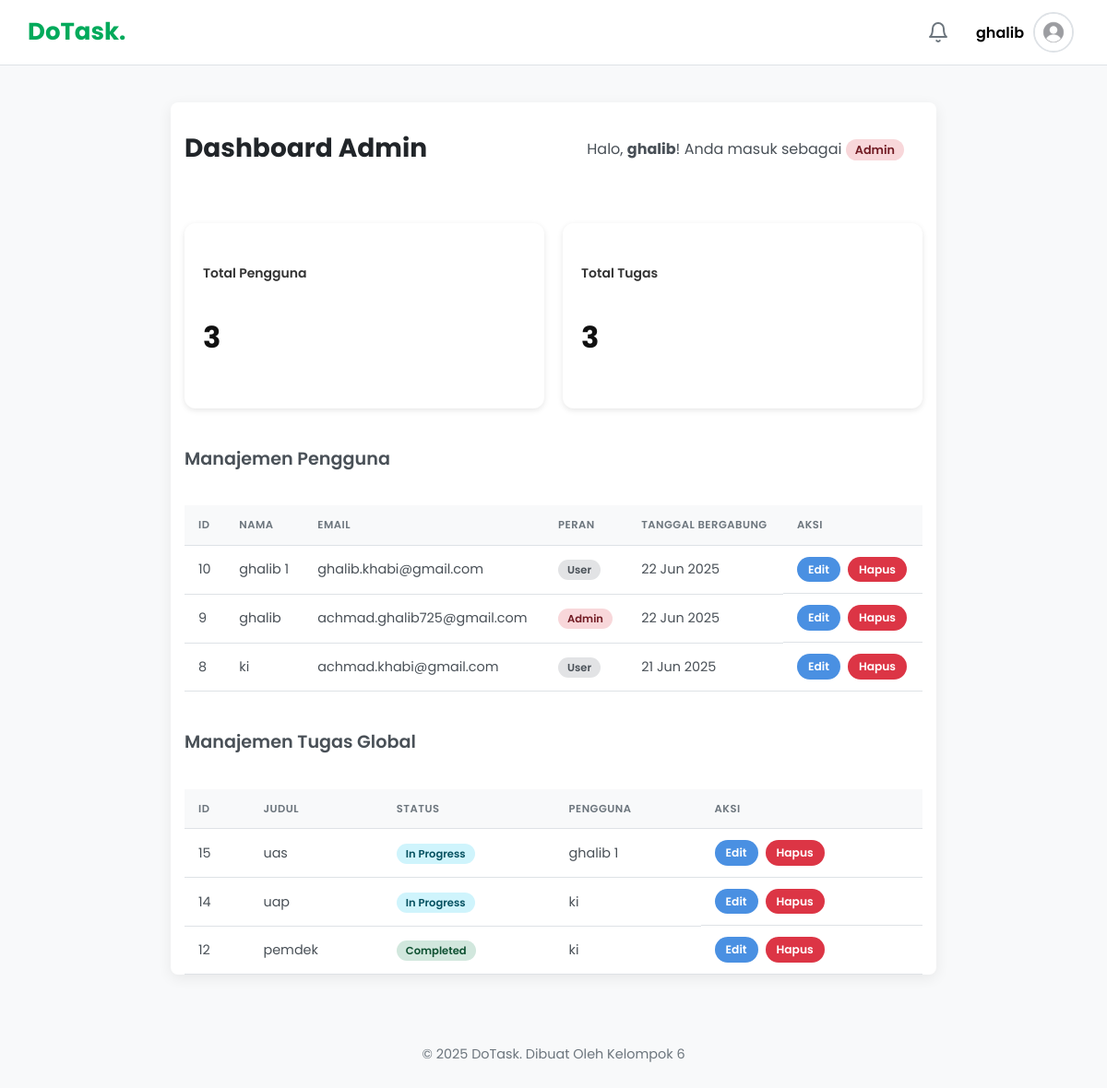
/admin_dashboard.php (signed in), run on the app's committed database.
### tables this page shows
CREATE TABLE `users` (
  `id` int(11) NOT NULL,
  `name` varchar(255) NOT NULL,
  `email` varchar(255) NOT NULL,
  `password` varchar(255) NOT NULL,
  `profile_picture` varchar(255) DEFAULT 'default.png',
  `role` enum('user','admin') NOT NULL DEFAULT 'user',
  `created_at` timestamp NOT NULL DEFAULT current_timestamp()
);

CREATE TABLE `tasks` (
  `id` int(11) NOT NULL,
  `title` varchar(255) NOT NULL,
  `description` text DEFAULT NULL,
  `status` enum('pending','in_progress','completed') NOT NULL DEFAULT 'pending',
  `due_date` datetime DEFAULT NULL,
  `creator_id` int(11) NOT NULL,
  `created_at` timestamp NOT NULL DEFAULT current_timestamp()
);

### admin_dashboard.php (the view, shortened to what this page needs)
<?php
require 'config.php';
$users_result = mysqli_query($conn, "SELECT id, name, email, role, created_at FROM users ORDER BY created_at DESC");
$tasks_result = mysqli_query($conn, "SELECT tasks.id, tasks.title, tasks.status, users.name AS creator_name
                                     FROM tasks JOIN users ON tasks.creator_id = users.id
                                     ORDER BY tasks.created_at DESC");
$total_users = mysqli_num_rows($users_result);
$total_tasks = mysqli_num_rows($tasks_result);
require 'templates/header.php';
?>
<div class="main-content">
    <div class="content-header">
        <h3>Dashboard Admin</h3>
        <p>Halo, <strong><?php echo htmlspecialchars($_SESSION['user_name']); ?></strong>! Anda masuk sebagai <span class="role-badge role-admin">Admin</span></p>
    </div>
    <div class="dashboard-row">
        <div class="dashboard-card">
            <h5>Total Pengguna</h5>
            <p style="font-size: 2rem; font-weight: bold;"><?php echo $total_users; ?> </p>
        </div>
        <div class="dashboard-card">
            <h5>Total Tugas</h5>
            <p style="font-size: 2rem; font-weight: bold;"><?php echo $total_tasks; ?> </p>
        </div>
    </div>
    <div class="admin-section">
        <h4>Manajemen Pengguna</h4>
        <div class="table-responsive">
            <table class="data-table">
                <thead>
                    <tr>
                        <th>ID</th>
                        <th>Nama</th>
                        <th>Email</th>
                        <th>Peran</th>
                        <th>Tanggal Bergabung</th>
                        <th>Aksi</th>
                    </tr>
                </thead>
                <tbody>
                    <?php mysqli_data_seek($users_result, 0); while ($user = mysqli_fetch_assoc($users_result)): ?>
                    <tr>
                        <td><?php echo $user['id']; ?></td>
                        <td><?php echo htmlspecialchars($user['name']); ?></td>
                        <td><?php echo htmlspecialchars($user['email']); ?></td>
                        <td>
                            <span class="role-badge role-<?php echo htmlspecialchars($user['role']); ?>">
                                <?php echo ucfirst($user['role']); ?>
                            </span>
                        </td>
                        <td><?php echo date('d M Y', strtotime($user['created_at'])); ?></td>
                        <td class="actions">
                            <a href="admin_edit_user.php?id=<?php echo $user['id']; ?>" class="action-btn-sm btn-edit">Edit</a>
                            <a href="admin_dashboard.php?delete_user=<?php echo $user['id']; ?>" class="action-btn-sm btn-delete" onclick="return confirm('Menghapus pengguna juga akan menghapus semua tugasnya. Lanjutkan?');">Hapus</a>
                        </td>
                    </tr>
                    <?php endwhile; ?>
                </tbody>
            </table>
        </div>
    </div>
    <div class="admin-section mt-6">
        <h4> Manajemen Tugas Global</h4>
        <div class="table-responsive">
            <table class="data-table">
                <thead>
                    <tr>
                        <th>ID</th>
                        <th>Judul</th>
                        <th>Status</th>
                        <th>Pengguna</th>
                        <th>Aksi</th>
                    </tr>
                </thead>
                <tbody>
                    <?php while ($task = mysqli_fetch_assoc($tasks_result)): ?>
                    <tr>
                        <td><?php echo $task['id']; ?></td>
                        <td><?php echo htmlspecialchars($task['title']); ?></td>
                        <td>
                            <span class="status-badge status-<?php echo $task['status']; ?>">
                                <?php echo ucwords(str_replace('_', ' ', $task['status'])); ?>
                            </span>
                        </td>
                        <td><?php echo htmlspecialchars($task['creator_name']); ?></td>
                        <td class="actions">
                            <a href="admin_edit_task.php?id=<?php echo $task['id']; ?>" class="action-btn-sm btn-edit">Edit</a>
                            <a href="admin_dashboard.php?delete_task=<?php echo $task['id']; ?>" class="action-btn-sm btn-delete" onclick="return confirm('Yakin ingin menghapus tugas ini?');">Hapus</a>
                        </td>
                    </tr>
                    <?php endwhile; ?>
                </tbody>
            </table>
        </div>
    </div>
</div>
<?php require 'templates/footer.php'; ?>

### templates/header.php (shortened to what this page needs)
<?php
require_once __DIR__ . '/../config.php';
$user_profile_picture = 'default.png';
if (isset($_SESSION['user_id'])) {
    $user_id = $_SESSION['user_id'];
$pic_query = "SELECT profile_picture FROM users WHERE id = $user_id";
$pic_result = mysqli_query($conn, $pic_query);
if ($pic_row = mysqli_fetch_assoc($pic_result)) {
    $user_profile_picture = $pic_row['profile_picture'];
} else {
    $user_profile_picture = "default.png";
}
}
?>
<!DOCTYPE html>
<html lang="id">
<head>
    <link rel="stylesheet" href="assets/css/style.css">
</head>
<body>
    <header class="app-header">
        <div class="header-container">
            <div class="logotype">
                <p>DoTask.</a>
            </div>
            <?php if (isset($_SESSION['user_id'])): ?>
                <div class="header-right-actions">
                    <a href="notifications.php" class="header-action-btn" title="Notifikasi">
                        <i data-feather="bell"></i>
                    </a>
                    <div class="profile-menu">
                        <button class="profile-toggle" id="profile-toggle-btn">
                            <span><?php echo htmlspecialchars($_SESSION['user_name']); ?></span>
                            <img src="uploads/<?php echo htmlspecialchars($user_profile_picture); ?>" alt="Profil" class="profile-avatar">
                        </button>
                    </div>
                </div>
            <?php endif; ?>
        </div>
    </header>
    <div class="main-container">

### templates/footer.php (shortened to what this page needs)
<footer class="app-footer">
        <p>&copy; <?php echo date('Y'); ?> DoTask. Dibuat Oleh Kelompok 6</p>
    </footer>
</body>
</html>

### assets/css/style.css (style rules this page uses)
:root { --primary-color: #01aa5b; --primary-hover: #018d4a; --dark-text: #212529; --body-text: #495057; --light-text: #6c757d; --light-bg: #f8f9fa; --border-color: #dee2e6; --white-color: #FFFFFF; --shadow: 0 4px 15px rgba(0, 0, 0, 0.07); --success-color: #198754; --danger-color: #dc3545; }
body { font-family: 'Poppins', sans-serif; background-color: var(--light-bg); color: var(--body-text); line-height: 1.6; margin: 0; }
.app-header { background-color: var(--white-color); border-bottom: 1px solid var(--border-color); padding: 0 30px; position: sticky; top: 0; z-index: 1000; }
.header-container { display: flex; justify-content: space-between; align-items: center; height: 70px; }
.logotype p { font-size: 26px; font-weight: 700; color: var(--primary-color); text-decoration: none; }
.profile-menu { position: relative; }
.profile-toggle { display: flex; align-items: center; background: none; border: none; cursor: pointer; padding: 6px; border-radius: 30px; transition: background-color 0.2s; }
.profile-toggle span { font-weight: 600; margin-right: 10px; }
.profile-avatar { width: 40px; height: 40px; border-radius: 50%; object-fit: cover; border: 2px solid var(--border-color); }
.main-content { max-width: 800px; margin: 40px auto; padding: 0 15px; background-color: var(--white-color); border-radius: 8px; box-shadow: var(--shadow); }
.app-footer { text-align: center; padding: 20px; color: var(--light-text); font-size: 0.9em; }
button, .btn { font-family: 'Poppins', sans-serif; padding: 12px 24px; font-size: 16px; font-weight: 600; }
h3 { font-size: 28px; font-weight: 700; color: var(--dark-text); }
.data-table { width: 100%; border-collapse: collapse; margin-top: 15px; }
.data-table th, .data-table td { border-bottom: 1px solid var(--border-color); padding: 12px; text-align: left; }
.data-table th { background-color: var(--light-bg); font-weight: 600; }
:root { --todoist-red: #db4c3f; --todoist-red-hover: #c94436; }
.content-header { display: flex; justify-content: space-between; align-items: center; margin-bottom: 30px; }
.content-header p { margin: 20px; }
.admin-section { margin-top: 40px; }
.admin-section h4 { font-size: 1.2em; font-weight: 600; margin-bottom: 20px; }
.table-responsive { width: 100%; overflow-x: auto; }
.data-table { width: 100%; border-collapse: collapse; font-size: 0.9em; }
.data-table th, .data-table td { border-bottom: 1px solid var(--border-color); padding: 12px 15px; text-align: left; white-space: nowrap; }
.data-table thead th { background-color: var(--light-bg); font-weight: 600; color: var(--light-text); text-transform: uppercase; font-size: 0.8em; letter-spacing: 0.5px; }
.data-table .actions { display: flex; gap: 8px; }
.action-btn-sm { padding: 4px 12px; border-radius: 20px; font-size: 0.85em; font-weight: 600; text-decoration: none; color: white; border: none; cursor: pointer; }
.action-btn-sm.btn-edit { background-color: #4A90E2; }
.action-btn-sm.btn-delete { background-color: var(--danger-color); }
.role-badge, .status-badge { padding: 3px 10px; border-radius: 20px; font-size: 0.8em; font-weight: 600; text-transform: capitalize; }
.role-admin { background-color: #f8d7da; color: #721c24; }
.role-user { background-color: #e2e3e5; color: #495057; }
.status-in_progress { background-color: #cff4fc; color: #055160; }
.status-completed { background-color: #d1e7dd; color: #0f5132; }
.header-right-actions { display: flex; align-items: center; gap: 15px; }
.header-action-btn { position: relative; color: var(--light-text); padding: 8px; border-radius: 50%; display: flex; align-items: center; justify-content: center; transition: background-color 0.2s, color 0.2s; }
.mt-6 { margin-top: 40px; }
.dashboard-row { display: flex; gap: 20px; margin-bottom: 24px; flex-wrap: wrap; }
.dashboard-card { flex: 1; background-color: white; padding: 20px; border-radius: 12px; box-shadow: 0 2px 6px rgba(0,0,0,0.1); min-width: 250px; }
.dashboard-card h5 { font-size: 14px; font-weight: 600; margin-bottom: 10px; color: #333; }
.dashboard-card p { font-size: 2rem; font-weight: bold; color: #111; align-items: center; }

### data on the page
users: profile_picture (placeholder picture), id "9", name "ghalib", email "achmad.ghalib725@gmail.com", role "Admin", created_at "22 Jun 2025"
users: id "10", name "ghalib 1", email "ghalib.khabi@gmail.com", role "User", created_at "22 Jun 2025"
users: id "8", name "ki", email "achmad.khabi@gmail.com", role "User", created_at "21 Jun 2025"
tasks: id "15", title "uas", status "In Progress", creator.name "ghalib 1"
tasks: id "14", title "uap", status "In Progress", creator.name "ki"
tasks: id "12", title "pemdek", status "Completed", creator.name "ki"

### other printed values
$_SESSION['user_name'] "ghalib"
$total_users "3"
$total_tasks "3"
